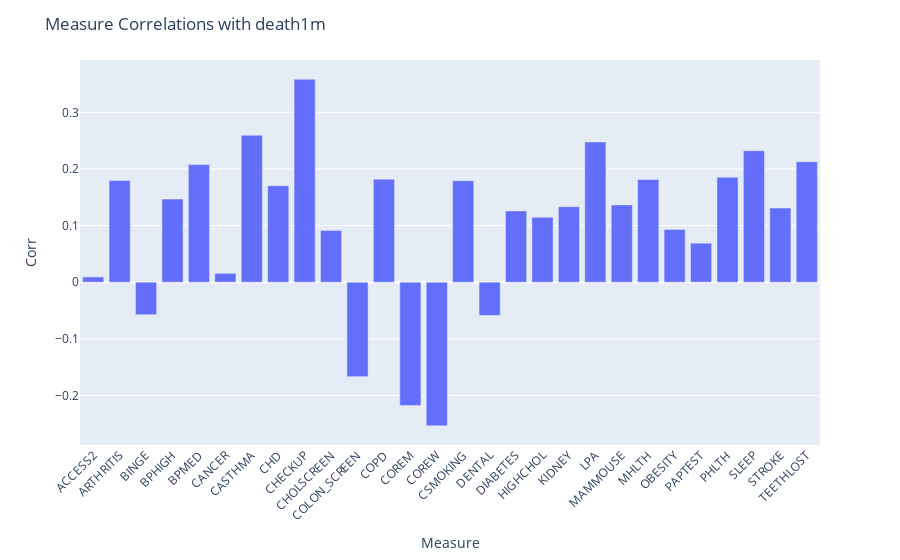

Source (notebook cell):
### Code cell
cm = df100.corr()[['death14']][2:-5]
fig = px.bar(x=cm.index, y=cm)
fig.update_layout(xaxis_tickangle=-45,\
    title='Measure Correlations with death1m',\
        xaxis_title='Measure',\
            yaxis_title = 'Corr')
fig.show()

### Figure 1 — Plotly figure (JSON) as saved in the notebook; plotly's stock layout.template omitted (floating-point values rounded to 4 significant figures)
{"data": [{"alignmentgroup": "True", "hovertemplate": "x=%{x}<br>y=%{y}<extra></extra>", "legendgroup": "", "marker": {"color": "#636efa"}, "name": "", "offsetgroup": "", "orientation": "v", "showlegend": false, "textposition": "auto", "type": "bar", "x": ["ACCESS2", "ARTHRITIS", "BINGE", "BPHIGH", "BPMED", "CANCER", "CASTHMA", "CHD", "CHECKUP", "CHOLSCREEN", "COLON_SCREEN", "COPD", "COREM", "COREW", "CSMOKING", "DENTAL", "DIABETES", "HIGHCHOL", "KIDNEY", "LPA", "MAMMOUSE", "MHLTH", "OBESITY", "PAPTEST", "PHLTH", "SLEEP", "STROKE", "TEETHLOST"], "xaxis": "x", "y": [0.00929, 0.1796, -0.05744, 0.1468, 0.2077, 0.0156, 0.2595, 0.1704, 0.3585, 0.09142, -0.1669, 0.182, -0.218, -0.2537, 0.1793, -0.05877, 0.1259, 0.1148, 0.1333, 0.2476, 0.1365, 0.1815, 0.09325, 0.06889, 0.1855, 0.2323, 0.131, 0.2127], "yaxis": "y"}], "layout": {"barmode": "relative", "legend": {"tracegroupgap": 0}, "margin": {"t": 60}, "title": {"text": "Measure Correlations with death1m"}, "xaxis": {"anchor": "y", "domain": [0, 1], "tickangle": -45, "title": {"text": "Measure"}}, "yaxis": {"anchor": "x", "domain": [0, 1], "title": {"text": "Corr"}}}}
